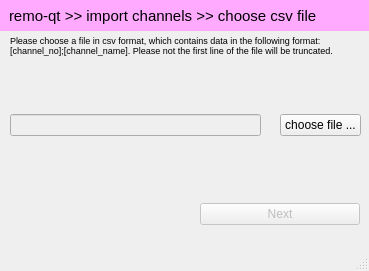
<?xml version="1.0" encoding="UTF-8"?>
<ui version="4.0">
 <class>MainWindow</class>
 <widget class="QMainWindow" name="MainWindow">
  <property name="geometry">
   <rect>
    <x>0</x>
    <y>0</y>
    <width>369</width>
    <height>271</height>
   </rect>
  </property>
  <property name="windowTitle">
   <string>remo-qt</string>
  </property>
  <widget class="QWidget" name="centralwidget">
   <widget class="QWidget" name="verticalLayoutWidget">
    <property name="geometry">
     <rect>
      <x>0</x>
      <y>0</y>
      <width>371</width>
      <height>31</height>
     </rect>
    </property>
    <layout class="QVBoxLayout" name="verticalLayout">
     <item>
      <widget class="QLabel" name="label">
       <property name="font">
        <font>
         <family>Arial</family>
         <pointsize>11</pointsize>
        </font>
       </property>
       <property name="styleSheet">
        <string notr="true">background:rgb(255, 170, 255);
padding:0 0 0 5;</string>
       </property>
       <property name="text">
        <string>remo-qt &gt;&gt; import channels &gt;&gt; choose csv file</string>
       </property>
      </widget>
     </item>
    </layout>
   </widget>
   <widget class="QWidget" name="verticalLayoutWidget_2">
    <property name="geometry">
     <rect>
      <x>10</x>
      <y>30</y>
      <width>351</width>
      <height>31</height>
     </rect>
    </property>
    <layout class="QVBoxLayout" name="verticalLayout_2">
     <item>
      <widget class="QLabel" name="label_2">
       <property name="font">
        <font>
         <pointsize>7</pointsize>
        </font>
       </property>
       <property name="text">
        <string>Please choose a file in csv format, which contains data in the following format: [channel_no];[channel_name]. Please not the first line of the file will be truncated.</string>
       </property>
       <property name="wordWrap">
        <bool>true</bool>
       </property>
       <property name="margin">
        <number>5</number>
       </property>
      </widget>
     </item>
    </layout>
   </widget>
   <widget class="QWidget" name="verticalLayoutWidget_3">
    <property name="geometry">
     <rect>
      <x>10</x>
      <y>60</y>
      <width>251</width>
      <height>131</height>
     </rect>
    </property>
    <layout class="QVBoxLayout" name="verticalLayout_3">
     <item>
      <widget class="QLineEdit" name="lineEdit">
       <property name="enabled">
        <bool>false</bool>
       </property>
      </widget>
     </item>
    </layout>
   </widget>
   <widget class="QWidget" name="verticalLayoutWidget_4">
    <property name="geometry">
     <rect>
      <x>280</x>
      <y>60</y>
      <width>81</width>
      <height>131</height>
     </rect>
    </property>
    <layout class="QVBoxLayout" name="verticalLayout_4">
     <item>
      <widget class="QPushButton" name="pushButton">
       <property name="text">
        <string>choose file ...</string>
       </property>
      </widget>
     </item>
    </layout>
   </widget>
   <widget class="QWidget" name="verticalLayoutWidget_5">
    <property name="geometry">
     <rect>
      <x>10</x>
      <y>189</y>
      <width>160</width>
      <height>51</height>
     </rect>
    </property>
    <layout class="QVBoxLayout" name="verticalLayout_5"/>
   </widget>
   <widget class="QWidget" name="verticalLayoutWidget_6">
    <property name="geometry">
     <rect>
      <x>200</x>
      <y>189</y>
      <width>160</width>
      <height>51</height>
     </rect>
    </property>
    <layout class="QVBoxLayout" name="verticalLayout_6">
     <item>
      <widget class="QPushButton" name="pushButton_2">
       <property name="enabled">
        <bool>false</bool>
       </property>
       <property name="text">
        <string>Next</string>
       </property>
      </widget>
     </item>
    </layout>
   </widget>
  </widget>
  <widget class="QStatusBar" name="statusbar"/>
 </widget>
 <resources/>
 <connections/>
</ui>
